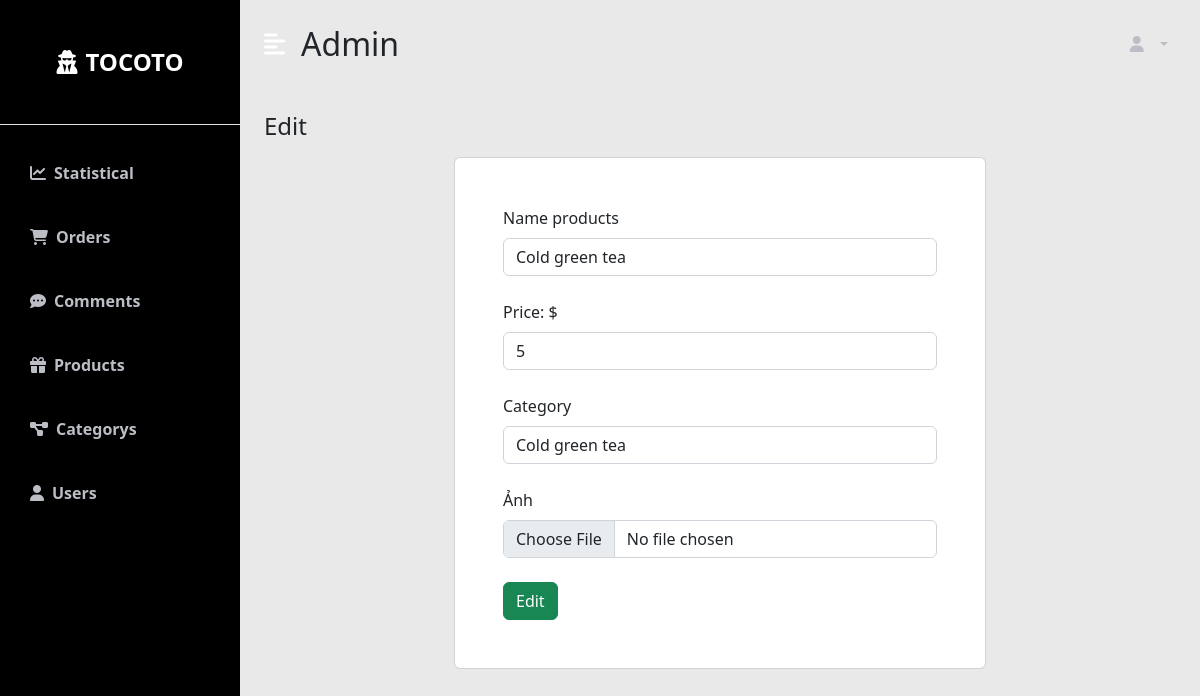
Page /admin/products/index.php?btn_edit=6 on the committed database.
### tables this page shows
CREATE TABLE `products` (
  `id_product` int(100) NOT NULL,
  `name_product` varchar(100) NOT NULL,
  `name_category` varchar(100) NOT NULL,
  `price` varchar(10) NOT NULL,
  `image` varchar(100) NOT NULL,
  `discount` int(11) NOT NULL,
  `date_added` date DEFAULT NULL,
  `describe` varchar(2000) NOT NULL,
  `special` int(11) NOT NULL,
  `view` int(11) NOT NULL
);

### admin/products/index.php (called while the page is built, shortened)
<?php
require "../../global.php";
require "../../dao/products.php";
extract($_REQUEST);
if (exist_param("btn_insert")) {
    try {
        $file_name = save_file("image", "$IMAGE_DIR/products/");
        $image = $file_name ? $file_name : "product.png";
        products_insert($name_product, $price, $name_category, $image);
        $MESSAGE = "Thêm mới thành công!";
    } catch (Exception $exc) {
        $MESSAGE = "Thêm mới thất bại!";
    }
    $VIEW_NAME = "products/list.php";
} else if (exist_param("btn_edit")) {
    $id_product = $_GET['btn_edit'];
    $items = products_select_by_id($id_product);
} else if (exist_param("btn_list")) {
    $items = products_select_all();
    $categories = categories_select_all();
    $VIEW_NAME = "products/list.php";
} else {
    $items =  categories_select_all();
    $VIEW_NAME = "products/new.php";
}
require "../layout.php";

### dao/pdo.php (called while the page is built, shortened)
<?php
function pdo_get_connection()
{
    $dburl = "mysql:host=localhost;dbname=assignment;charset=utf8";
    $username = 'root';
    $password = '';
    $conn = new PDO($dburl, $username, $password);
    $conn->setAttribute(PDO::ATTR_ERRMODE, PDO::ERRMODE_EXCEPTION);
    return $conn;
}
function pdo_query_one($sql)
{
    $sql_args = array_slice(func_get_args(), 1);
    try {
        $conn = pdo_get_connection();
        $stmt = $conn->prepare($sql);
        $stmt->execute($sql_args);
        $row = $stmt->fetch(PDO::FETCH_ASSOC);
        return $row;
    } catch (PDOException $e) {
        throw $e;
    } finally {
        unset($conn);
    }
}

### dao/products.php (called while the page is built, shortened)
<?php
require_once 'pdo.php';
function products_select_by_id($id_product)
{
    $sql = "SELECT * FROM products WHERE id_product=?";
    return pdo_query_one($sql, $id_product);
}

### admin/products/edit.php (the view, shortened to what this page needs)
<div class="container-fluid px-4">
    <div class="row my-4">
        <h3 class="fs-4 mb-3">Edit</h3>
        <div class="col">
            <section class="card login register col-sm-12 col-md-7 m-auto p-5 ">
                <form action="index.php" method="post" enctype="multipart/form-data">
                    <div class="form-outline mb-4">
                        <label class="form-label" for="form3Example1cg">Name products</label>
                        <input type="text" value="<?= $items['name_product'] ?>" name="name_product" maxlength="100" class="form-control">
                    </div>
                    <div class="form-outline mb-4">
                        <label class="form-label" for="form3Example3cg">Price: $</label>
                        <input type="text" min="0" max="9999999999" value="<?= $items['price'] ?>" name="price" onkeypress="if(this.value.length == 10) return false;" class="form-control">
                    </div>
                    <div class="form-outline mb-4">
                        <label class="form-label" for="form3Example4cg">Category</label>
                        <select name="name_category" class="form-control">
                            <option name="name_category" value="<?= $items['name_category'] ?>"><?= $items['name_category'] ?></option>
                        </select>
                    </div>
                    <div class="form-outline mb-4">
                        <label class="form-label" for="form3Example3cg">Ảnh</label>
                        <input type="file" name="image" value="" class="form-control" accept="image/jpg, image/jpeg, image/png, image/webp">
                    </div>
                    <button name="btn_update" class="btn btn-success">Edit</button>
                </form>
            </section>
        </div>
    </div>
</div>

### content/css/admin.css (style rules this page uses)
:root { --main-bg-color: #009d63; --main-text-color: white; --second-text-color: #bbbec5; --second-bg-color: #000000; }

### rows in the picture
products: name_product "Cold green tea", price "5", name_category "Cold green tea"
